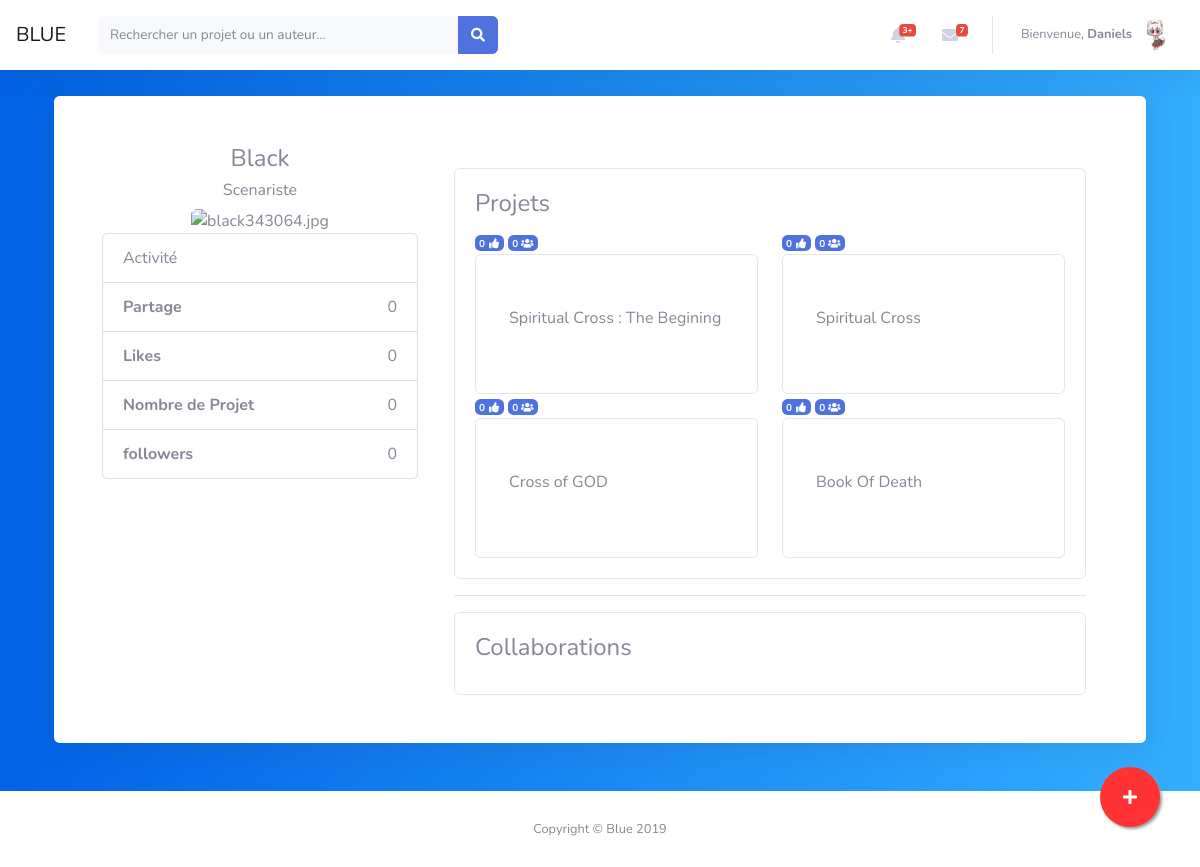
Page /utilisateur.php?id=6 (signed in) on the committed database.
### tables this page shows
CREATE TABLE `projet` (
  `id_projet` int(11) NOT NULL,
  `titre_projet` varchar(50) DEFAULT NULL,
  `description_projet` text DEFAULT NULL,
  `image_projet` varchar(100) DEFAULT NULL,
  `likes_projet` int(11) NOT NULL,
  `followers_projet` int(11) NOT NULL,
  `visibilite` varchar(30) NOT NULL DEFAULT 'public',
  `id_utilisateur` int(11) DEFAULT NULL
);

### utilisateur.php (the view, shortened to what this page needs)
<?php
include("INCLUSION/header.php");
include("TRAITEMENT/connexion.php");
$requete1 = $bdd->prepare('SELECT image_utilisateur, nom_utilisateur, type_utilisateur, likes_projet, followers_projet FROM utilisateur, projet WHERE utilisateur.id_utilisateur = projet.id_utilisateur AND utilisateur.id_utilisateur = :id');
$requete1->execute(array('id' => $_GET['id']));
$user = $requete1->fetch();
?>
<div class="container">
    <div class="card border-0 shadow my-5">
        <div class="card-body p-5">
            <div class="row">
                <div class="col-md-4">
                    <div class="profile-img">
                        <h4>
                            <?php
                                if(isset($user['nom_utilisateur']))
                                {
                                    echo $user['nom_utilisateur'];
                                }
                            ?>
                        </h4>
                        <h6>
                            <?php
                                if(isset($user['type_utilisateur']))
                                {
                                    echo $user['type_utilisateur'];
                                }
                                else
                                {
                                    echo "...";
                                }
                            ?>
                        </h6>
                        <?php if(isset($user['image_utilisateur'])){ ?>
                            <img class="avatar rounded img-fluid" src="IMAGES/PROFILS/<?php echo $user['image_utilisateur']; ?>" alt="<?php echo $user['image_utilisateur']; ?>">
                        <?php }else{ ?>
                            <img class="avatar rounded img-fluid" src="IMAGES/PROFILS/STAND.jpg" alt="Image par defaut" />
                        <?php } ?>
                        <br />
                    </div>
                    <div class="row">
                        <div class="col-md-12">
                            <div class="profile-work">
                                <ul class="list-group">
                                    <li class="list-group-item text-muted">
                                        Activité
                                        <i class="fa fa-dashboard fa-1x"></i>
                                    </li>
                                    <li class="list-group-item text-right">
                                        <span class="pull-left">
                                            <strong>
                                                Partage
                                            </strong>
                                        </span>
                                        <?php
                                            if(isset($user['partages_projet']))
                                            {
                                                echo $user['partages_projet'];
                                            }
                                            else
                                            {
                                                echo "0";
                                            }
                                        ?>
                                    </li>
                                    <li class="list-group-item text-right">
                                        <span class="pull-left">
                                            <strong>
                                                Likes
                                            </strong>
                                        </span>
                                        <?php
                                            if(isset($user['likes_projet']))
                                            {
                                                echo $user['likes_projet'];
                                            }
                                            else
                                            {
                                                echo "0";
                                            }
                                        ?>
                                    </li>
                                    <li class="list-group-item text-right">
                                        <span class="pull-left">
                                            <strong>
                                                Nombre de Projet
                                            </strong>
                                        </span>
                                        <?php
                                            if(isset($user['projets']))
                                            {
                                                echo $user['projets'];
                                            }
                                            else
                                            {
                                                echo "0";
                                            }
                                        ?>
                                    </li>
                                    <li class="list-group-item text-right">
                                        <span class="pull-left">
                                            <strong>
                                                followers
                                            </strong>
                                        </span>
                                        <?php
                                            if(isset($user['followers_projet']))
                                            {
                                                echo $user['followers_projet'];
                                            }
                                            else
                                            {
                                                echo "0";
                                            }
                                        ?>
                                    </li>
                                </ul>
                            </div>
                        </div>
                    </div>
                    <br />
                </div>
                <div class="col-md-8">
                    <div class="col-md-12">
                        <br />
                        <div class="inline-block">
                            <div class="card">
                                <div class="card-body">
                                    <h4 class="card-title">
                                        Projets
                                    </h4>
                                    <div class="row">
                                        <?php
                                            $requete2 = $bdd->prepare('SELECT * FROM projet WHERE id_utilisateur = :id ORDER BY id_projet DESC');
                                            $requete2->execute(array('id' => $_GET['id']));
                                            while($donnee = $requete2->fetch())
                                            {
                                        ?>
                                        <div class="col-lg-6 col-sm-6 mb-4">
                                            <span style="font-size:10px;" class="badge badge-primary badge-counter">
                                                <?php
                                                    echo $donnee['likes_projet'];
                                                ?>
                                                <i class="fas fa-fw fa-thumbs-up"></i>
                                            </span>
                                            <span style="font-size:10px;" class="badge badge-primary badge-counter">
                                                <?php
                                                    echo $donnee['followers_projet'];
                                                ?>
                                                <i class="fas fa-fw fa-users"></i>
                                            </span>
                                            <div class="card h-100">
                                                <a href="#">
                                                </a>
                                                <div class="card-body">
                                                    <h4 class="card-title">
                                                        <button class="btn btn-md" href="#">
                                                            <?php
                                                                echo $donnee['titre_projet'];
                                                            ?>
                                                        </button>
                                                    </h4>
                                                </div>
                                            </div>
                                        </div>
                                        <?php
                                            }
                                        ?>
                                    </div>
                                </div>
                            </div>
                        </div>
                        <hr />
                        <div class="inline-block">
                            <div class="card">
                                <div class="card-body">
                                    <h4 class="card-title">
                                        Collaborations
                                    </h4>
                                </div>
                            </div>
                        </div>
                    </div>
                </div>
            </div>
        </div>
    </div>
</div>
<?php
    include "INCLUSION/footer.php";
?>

### CSS/MyStyle.css (style rules this page uses)
body { background-color: powderblue; }
.profile-img { text-align: center; }
.profile-img img { width: 100%; }
:root { --input-padding-x: 1.5rem; --input-padding-y: .75rem; }
body { background: #007bff; background: linear-gradient(to right, #0062E6, #33AEFF); }

### CSS/all.css (style rules this page uses)
.fa,.fab,.fal,.far,.fas { -moz-osx-font-smoothing:grayscale;-webkit-font-smoothing:antialiased;display:inline-block;font-style:normal;font-variant:normal;text-rendering:auto;line-height:1 }
.fa-1x { font-size:1em }
.fa-fw { text-align:center;width:1.25em }
.fa-thumbs-up:before { content:"\f164" }
.fa-users:before { content:"\f0c0" }
.fa,.far,.fas { font-family:"Font Awesome 5 Free" }
.fa,.fas { font-weight:900 }

### rows in the picture
projet: likes_projet "0", followers_projet "0", titre_projet "Spiritual Cross : The Begining"
projet: likes_projet "0", followers_projet "0", titre_projet "Spiritual Cross"
projet: likes_projet "0", followers_projet "0", titre_projet "Cross of GOD"
projet: likes_projet "0", followers_projet "0", titre_projet "Book Of Death"

### other values in the picture
$_SESSION['pseudo'] "Daniels"
$user['nom_utilisateur'] "Black"
$user['type_utilisateur'] "Scenariste"
$user['likes_projet'] "0"
$user['followers_projet'] "0"
